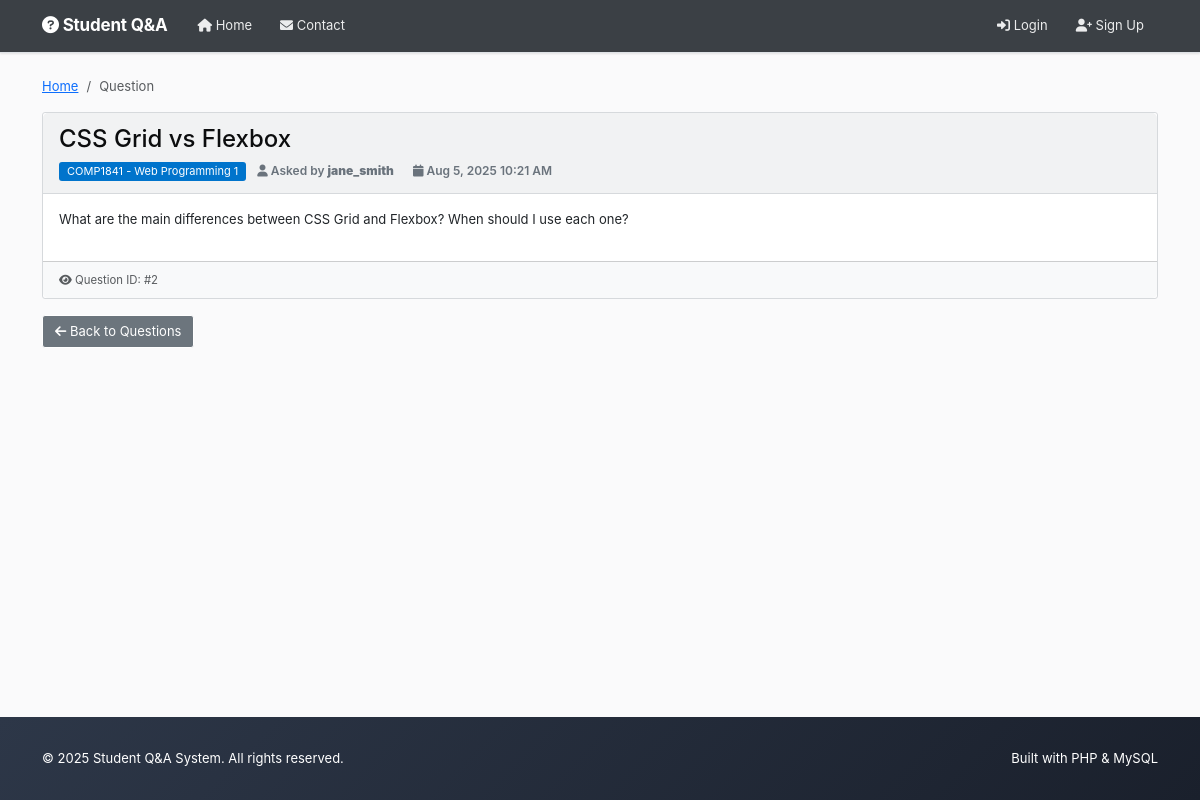
/view_post.php?id=2, run on the app's committed database.
### tables this page shows
CREATE TABLE
    posts (
        id INT AUTO_INCREMENT PRIMARY KEY,
        title VARCHAR(200) NOT NULL,
        content TEXT NOT NULL,
        image VARCHAR(255) DEFAULT NULL,
        user_id INT NOT NULL,
        module_id INT NOT NULL,
        created_at TIMESTAMP DEFAULT CURRENT_TIMESTAMP,
        updated_at TIMESTAMP DEFAULT CURRENT_TIMESTAMP ON UPDATE CURRENT_TIMESTAMP,
        FOREIGN KEY (user_id) REFERENCES users (id) ON DELETE CASCADE,
        FOREIGN KEY (module_id) REFERENCES modules (id) ON DELETE CASCADE
    );

CREATE TABLE
    modules (
        id INT AUTO_INCREMENT PRIMARY KEY,
        module_name VARCHAR(100) NOT NULL,
        module_code VARCHAR(20) NOT NULL,
        created_at TIMESTAMP DEFAULT CURRENT_TIMESTAMP
    );

CREATE TABLE
    users (
        id INT AUTO_INCREMENT PRIMARY KEY,
        username VARCHAR(50) UNIQUE NOT NULL,
        email VARCHAR(100) UNIQUE NOT NULL,
        password VARCHAR(255) NOT NULL,
        created_at TIMESTAMP DEFAULT CURRENT_TIMESTAMP
    );

### view_post.php (called while the page is built, shortened)
<?php
$post_id = (int)$_GET['id'];
try {
    $pdo = getConnection();
    $stmt = $pdo->prepare("
        SELECT p.*, u.username, m.module_name, m.module_code
        FROM posts p
        JOIN users u ON p.user_id = u.id
        JOIN modules m ON p.module_id = m.id
        WHERE p.id = ?
    ");
    $stmt->execute([$post_id]);
    $post = $stmt->fetch();
} catch (PDOException $e) {
    redirect('index.php');
}
include 'templates/header.php';
include 'templates/view_post_template.php';
include 'templates/footer.php';
?>

### templates/view_post_template.php (the view, shortened to what this page needs)
<div class="row">
    <div class="col-md-12">
        <nav aria-label="breadcrumb">
            <ol class="breadcrumb">
                <li class="breadcrumb-item"><a href="index.php">Home</a></li>
                <li class="breadcrumb-item active">Question</li>
            </ol>
        </nav>
        <div class="card">
            <div class="card-header">
                <div class="d-flex justify-content-between align-items-start">
                    <div class="flex-grow-1">
                        <h4 class="mb-2"><?php echo htmlspecialchars($post['title']); ?></h4>
                        <div class="post-meta">
                            <span class="badge bg-primary me-2">
                                <?php echo htmlspecialchars($post['module_code']); ?> - <?php echo htmlspecialchars($post['module_name']); ?>
                            </span>
                            <br class="d-md-none">
                            <span class="me-3">
                                <i class="fas fa-user"></i> Asked by <strong><?php echo htmlspecialchars($post['username']); ?></strong>
                            </span>
                            <span class="me-3">
                                <i class="fas fa-calendar"></i> <?php echo date('M j, Y g:i A', strtotime($post['created_at'])); ?>
                            </span>
                        </div>
                    </div>
                </div>
            </div>
            <div class="card-body">
                <div class="mb-3">
                    <?php echo nl2br(htmlspecialchars($post['content'])); ?>
                </div>
            </div>
            <div class="card-footer bg-light">
                <div class="d-flex justify-content-between align-items-center">
                    <div class="text-muted">
                        <small>
                            <i class="fas fa-eye"></i> Question ID: #<?php echo $post['id']; ?>
                        </small>
                    </div>
                </div>
            </div>
        </div>
        <div class="mt-3 d-flex justify-content-between">
            <a href="index.php" class="btn btn-secondary">
                <i class="fas fa-arrow-left"></i> Back to Questions
            </a>
        </div>
    </div>
</div>

### styles.css (style rules this page uses)
:root { --so-orange: #f48024; --so-orange-dark: #da670b; --so-blue: #0074cc; --so-blue-dark: #0063bf; --so-green: #5eba7d; --so-red: #d1383d; --so-yellow: #fff8dc; --so-gray-50: #fafafb; --so-gray-100: #f1f2f3; --so-gray-200: #e3e6e8; --so-gray-300: #d6d9dc; --so-gray-400: #9fa6ad; --so-gray-500: #6a737c; --so-gray-600: #525960; --so-gray-700: #3b4045; --so-gray-800: #2f3337; --so-gray-900: #232629; --so-white: #ffffff; --so-black: #0c0d0e; --shadow-sm: 0 1px 2px rgba(0, 0, 0, 0.05); --shadow-md: 0 1px 3px rgba(0, 0, 0, 0.1); --shadow-lg: 0 4px 6px rgba(0, 0, 0, 0.1); }
body { font-family: -apple-system, BlinkMacSystemFont, "Segoe UI Adjusted", "Segoe UI", "Liberation Sans", sans-serif; line-height: 1.5; background-color: var(--so-gray-50); color: var(--so-black); font-size: 13px; min-height: 100vh; display: flex; flex-direction: column; }
.card { border: 1px solid var(--so-gray-300); background-color: var(--so-white); border-radius: 3px; box-shadow: none; transition: all 0.15s ease; overflow: visible; }
.card-header { background-color: var(--so-gray-100); color: var(--so-black); border-bottom: 1px solid var(--so-gray-300); font-weight: 600; border-radius: 3px 3px 0 0; padding: 12px 16px; font-size: 15px; }
.card-header h1, .card-header h2, .card-header h3, .card-header h4, .card-header h5, .card-header h6 { color: var(--so-black); margin-bottom: 0; }
.post-meta { font-size: 12px; color: var(--so-gray-500); }
.post-meta .badge { font-size: 11px; background-color: var(--so-blue); color: var(--so-white); border: none; padding: 4px 8px; border-radius: 3px; font-weight: 400; }
.btn { font-weight: 400; border-radius: 3px; transition: all 0.1s ease; padding: 8px 12px; border: 1px solid; font-size: 13px; line-height: 1.15384615; }
.badge { font-weight: 400; letter-spacing: normal; border-radius: 3px; padding: 4px 8px; font-size: 11px; }
.badge.bg-primary { background-color: var(--so-blue) !important; color: var(--so-white); }

### data on the page
posts: title "CSS Grid vs Flexbox", module.module_code "COMP1841", module.module_name "Web Programming 1", user.username "jane_smith", created_at "Aug 5, 2025 10:21 AM", content "What are the main differences between CSS Grid and Flexbox? When should I use each one?", id "2"
